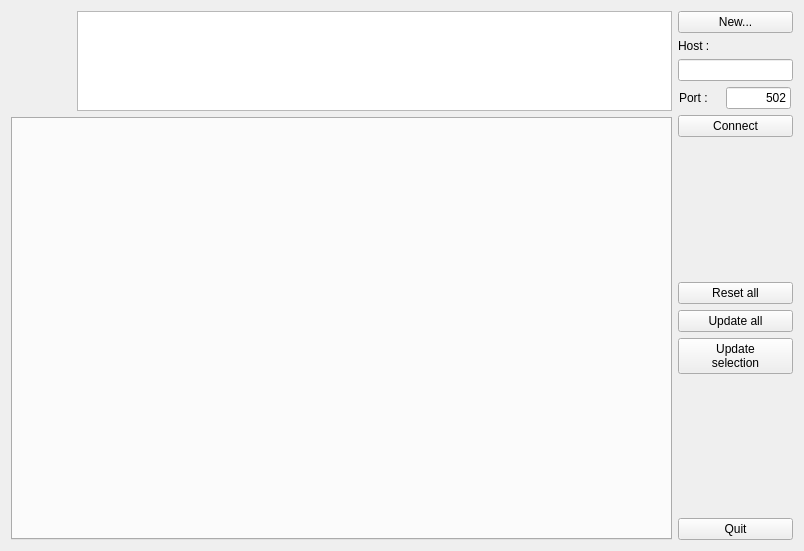
<?xml version="1.0" encoding="UTF-8"?>
<ui version="4.0">
 <class>Dialog</class>
 <widget class="QDialog" name="Dialog">
  <property name="geometry">
   <rect>
    <x>0</x>
    <y>0</y>
    <width>804</width>
    <height>551</height>
   </rect>
  </property>
  <layout class="QGridLayout" name="gridLayout">
   <item row="0" column="0">
    <widget class="QPushButton" name="pbuAbout">
     <property name="minimumSize">
      <size>
       <width>60</width>
       <height>60</height>
      </size>
     </property>
     <property name="maximumSize">
      <size>
       <width>60</width>
       <height>60</height>
      </size>
     </property>
     <property name="toolTip">
      <string>About...</string>
     </property>
     <property name="text">
      <string/>
     </property>
     <property name="iconSize">
      <size>
       <width>60</width>
       <height>60</height>
      </size>
     </property>
     <property name="flat">
      <bool>true</bool>
     </property>
    </widget>
   </item>
   <item row="0" column="1">
    <widget class="QTextEdit" name="edtDialog">
     <property name="minimumSize">
      <size>
       <width>0</width>
       <height>100</height>
      </size>
     </property>
     <property name="maximumSize">
      <size>
       <width>16777215</width>
       <height>100</height>
      </size>
     </property>
     <property name="readOnly">
      <bool>true</bool>
     </property>
    </widget>
   </item>
   <item row="0" column="2" rowspan="2">
    <layout class="QVBoxLayout" name="verticalLayout">
     <item>
      <widget class="QPushButton" name="pbuNew">
       <property name="text">
        <string>New...</string>
       </property>
      </widget>
     </item>
     <item>
      <widget class="QLabel" name="labHost">
       <property name="maximumSize">
        <size>
         <width>115</width>
         <height>16777215</height>
        </size>
       </property>
       <property name="text">
        <string>Host :</string>
       </property>
      </widget>
     </item>
     <item>
      <widget class="QLineEdit" name="edtHost">
       <property name="sizePolicy">
        <sizepolicy hsizetype="Fixed" vsizetype="Fixed">
         <horstretch>0</horstretch>
         <verstretch>0</verstretch>
        </sizepolicy>
       </property>
       <property name="minimumSize">
        <size>
         <width>115</width>
         <height>0</height>
        </size>
       </property>
       <property name="maximumSize">
        <size>
         <width>115</width>
         <height>16777215</height>
        </size>
       </property>
       <property name="text">
        <string/>
       </property>
      </widget>
     </item>
     <item>
      <layout class="QHBoxLayout" name="horizontalLayout">
       <property name="spacing">
        <number>-1</number>
       </property>
       <item>
        <widget class="QLabel" name="labPort">
         <property name="minimumSize">
          <size>
           <width>40</width>
           <height>0</height>
          </size>
         </property>
         <property name="maximumSize">
          <size>
           <width>40</width>
           <height>16777215</height>
          </size>
         </property>
         <property name="text">
          <string>Port :</string>
         </property>
        </widget>
       </item>
       <item>
        <widget class="QLineEdit" name="edtPort">
         <property name="sizePolicy">
          <sizepolicy hsizetype="Fixed" vsizetype="Fixed">
           <horstretch>0</horstretch>
           <verstretch>0</verstretch>
          </sizepolicy>
         </property>
         <property name="minimumSize">
          <size>
           <width>65</width>
           <height>0</height>
          </size>
         </property>
         <property name="maximumSize">
          <size>
           <width>65</width>
           <height>16777215</height>
          </size>
         </property>
         <property name="text">
          <string>502</string>
         </property>
         <property name="alignment">
          <set>Qt::AlignRight|Qt::AlignTrailing|Qt::AlignVCenter</set>
         </property>
        </widget>
       </item>
      </layout>
     </item>
     <item>
      <widget class="QPushButton" name="pbuConnect">
       <property name="text">
        <string>Connect</string>
       </property>
      </widget>
     </item>
     <item>
      <spacer name="verticalSpacer">
       <property name="orientation">
        <enum>Qt::Vertical</enum>
       </property>
       <property name="sizeHint" stdset="0">
        <size>
         <width>20</width>
         <height>73</height>
        </size>
       </property>
      </spacer>
     </item>
     <item>
      <widget class="QPushButton" name="pbuReset">
       <property name="text">
        <string>Reset all</string>
       </property>
      </widget>
     </item>
     <item>
      <widget class="QPushButton" name="pbuReadAll">
       <property name="text">
        <string>Update all</string>
       </property>
      </widget>
     </item>
     <item>
      <widget class="QPushButton" name="pbuRead">
       <property name="text">
        <string>Update
selection</string>
       </property>
      </widget>
     </item>
     <item>
      <spacer name="verticalSpacer_2">
       <property name="orientation">
        <enum>Qt::Vertical</enum>
       </property>
       <property name="sizeHint" stdset="0">
        <size>
         <width>20</width>
         <height>73</height>
        </size>
       </property>
      </spacer>
     </item>
     <item>
      <widget class="QPushButton" name="pbuQuit">
       <property name="text">
        <string>Quit</string>
       </property>
      </widget>
     </item>
    </layout>
   </item>
   <item row="1" column="0" colspan="2">
    <widget class="QTabWidget" name="tabWidget">
     <property name="currentIndex">
      <number>-1</number>
     </property>
     <property name="tabsClosable">
      <bool>true</bool>
     </property>
    </widget>
   </item>
  </layout>
 </widget>
 <layoutdefault spacing="6" margin="11"/>
 <resources>
  <include location="modipmanager.qrc"/>
 </resources>
 <connections>
  <connection>
   <sender>pbuQuit</sender>
   <signal>clicked()</signal>
   <receiver>Dialog</receiver>
   <slot>close()</slot>
   <hints>
    <hint type="sourcelabel">
     <x>722</x>
     <y>310</y>
    </hint>
    <hint type="destinationlabel">
     <x>723</x>
     <y>233</y>
    </hint>
   </hints>
  </connection>
 </connections>
</ui>
